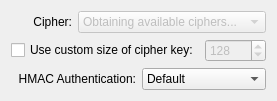
     <widget class="QWidget" name="securityTab">
      <attribute name="title">
       <string>Security</string>
      </attribute>
      <layout class="QVBoxLayout" name="verticalLayout_7">
       <item>
        <layout class="QHBoxLayout" name="horizontalLayout">
         <item>
          <widget class="QLabel" name="label_3">
           <property name="toolTip">
            <string>Encrypt packets with cipher algorithm. The default is BF-CBC (Blowfish in Cipher
Block Chaining mode).</string>
           </property>
           <property name="text">
            <string>Cipher:</string>
           </property>
           <property name="alignment">
            <set>Qt::AlignRight|Qt::AlignTrailing|Qt::AlignVCenter</set>
           </property>
           <property name="buddy">
            <cstring>cboCipher</cstring>
           </property>
          </widget>
         </item>
         <item>
          <widget class="QComboBox" name="cboCipher">
           <property name="enabled">
            <bool>false</bool>
           </property>
           <property name="sizePolicy">
            <sizepolicy hsizetype="Preferred" vsizetype="Fixed">
             <horstretch>0</horstretch>
             <verstretch>0</verstretch>
            </sizepolicy>
           </property>
           <property name="toolTip">
            <string>Encrypt packets with cipher algorithm. The default is BF-CBC (Blowfish in Cipher
Block Chaining mode).</string>
           </property>
           <item>
            <property name="text">
             <string>Obtaining available ciphers...</string>
            </property>
           </item>
          </widget>
         </item>
        </layout>
       </item>
       <item>
        <layout class="QHBoxLayout" name="horizontalLayout_6">
         <item>
          <widget class="QCheckBox" name="chkUseCustomCipherKey">
           <property name="toolTip">
            <string>Set cipher key size to a custom value. If unspecified, it defaults to cipher-specific size.</string>
           </property>
           <property name="layoutDirection">
            <enum>Qt::LeftToRight</enum>
           </property>
           <property name="text">
            <string>Use custom size of cipher key:</string>
           </property>
          </widget>
         </item>
         <item>
          <widget class="QSpinBox" name="sbCustomCipherKey">
           <property name="enabled">
            <bool>false</bool>
           </property>
           <property name="toolTip">
            <string>Set cipher key size to a custom value. If unspecified, it defaults to cipher-specific size.</string>
           </property>
           <property name="minimum">
            <number>1</number>
           </property>
           <property name="maximum">
            <number>65535</number>
           </property>
           <property name="value">
            <number>128</number>
           </property>
          </widget>
         </item>
        </layout>
       </item>
       <item>
        <layout class="QHBoxLayout" name="horizontalLayout_5">
         <item>
          <widget class="QLabel" name="label_4">
           <property name="toolTip">
            <string>Authenticate packets with HMAC using message digest algorithm. The default is SHA1.</string>
           </property>
           <property name="text">
            <string>HMAC Authentication:</string>
           </property>
           <property name="alignment">
            <set>Qt::AlignRight|Qt::AlignTrailing|Qt::AlignVCenter</set>
           </property>
           <property name="buddy">
            <cstring>cboHmac</cstring>
           </property>
          </widget>
         </item>
         <item>
          <widget class="QComboBox" name="cboHmac">
           <property name="sizePolicy">
            <sizepolicy hsizetype="Preferred" vsizetype="Fixed">
             <horstretch>0</horstretch>
             <verstretch>0</verstretch>
            </sizepolicy>
           </property>
           <property name="toolTip">
            <string>Authenticate packets with HMAC using message digest algorithm. The default is SHA1.</string>
           </property>
           <item>
            <property name="text">
             <string comment="like in use Default configuration">Default</string>
            </property>
           </item>
           <item>
            <property name="text">
             <string comment="like in None setting selected">None</string>
            </property>
           </item>
           <item>
            <property name="text">
             <string>MD-4</string>
            </property>
           </item>
           <item>
            <property name="text">
             <string>MD-5</string>
            </property>
           </item>
           <item>
            <property name="text">
             <string>SHA-1</string>
            </property>
           </item>
           <item>
            <property name="text">
             <string>SHA-224</string>
            </property>
           </item>
           <item>
            <property name="text">
             <string>SHA-256</string>
            </property>
           </item>
           <item>
            <property name="text">
             <string>SHA-384</string>
            </property>
           </item>
           <item>
            <property name="text">
             <string>SHA-512</string>
            </property>
           </item>
           <item>
            <property name="text">
             <string>RIPEMD-160</string>
            </property>
           </item>
          </widget>
         </item>
        </layout>
       </item>
       <item>
        <spacer name="verticalSpacer_6">
         <property name="orientation">
          <enum>Qt::Vertical</enum>
         </property>
         <property name="sizeHint" stdset="0">
          <size>
           <width>20</width>
           <height>0</height>
          </size>
         </property>
        </spacer>
       </item>
      </layout>
     </widget>
